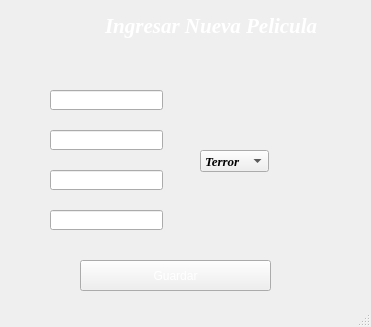
<?xml version="1.0" encoding="UTF-8"?>
<ui version="4.0">
 <class>insertarPelicula</class>
 <widget class="QMainWindow" name="insertarPelicula">
  <property name="geometry">
   <rect>
    <x>0</x>
    <y>0</y>
    <width>371</width>
    <height>327</height>
   </rect>
  </property>
  <property name="windowTitle">
   <string>Insertar Pelicula</string>
  </property>
  <property name="styleSheet">
   <string notr="true">background-image: url(:/images/f2.jpg);</string>
  </property>
  <widget class="QWidget" name="centralwidget">
   <widget class="QPushButton" name="pushButton">
    <property name="geometry">
     <rect>
      <x>80</x>
      <y>260</y>
      <width>191</width>
      <height>31</height>
     </rect>
    </property>
    <property name="styleSheet">
     <string notr="true">background-color: qconicalgradient(cx:0.5, cy:0.5, angle:0, stop:0 rgba(35, 40, 3, 255), stop:0.16 rgba(136, 106, 22, 255), stop:0.225 rgba(166, 140, 41, 255), stop:0.285 rgba(204, 181, 74, 255), stop:0.345 rgba(235, 219, 102, 255), stop:0.415 rgba(245, 236, 112, 255), stop:0.52 rgba(209, 190, 76, 255), stop:0.57 rgba(187, 156, 51, 255), stop:0.635 rgba(168, 142, 42, 255), stop:0.695 rgba(202, 174, 68, 255), stop:0.75 rgba(218, 202, 86, 255), stop:0.815 rgba(208, 187, 73, 255), stop:0.88 rgba(187, 156, 51, 255), stop:0.935 rgba(137, 108, 26, 255), stop:1 rgba(35, 40, 3, 255));
font: 75 14pt &quot;Tahoma&quot;;
color: rgb(255, 255, 255);</string>
    </property>
    <property name="text">
     <string>Guardar</string>
    </property>
   </widget>
   <widget class="QLabel" name="label">
    <property name="geometry">
     <rect>
      <x>0</x>
      <y>0</y>
      <width>371</width>
      <height>51</height>
     </rect>
    </property>
    <property name="font">
     <font>
      <family>Times New Roman</family>
      <pointsize>16</pointsize>
      <weight>75</weight>
      <italic>true</italic>
      <bold>true</bold>
     </font>
    </property>
    <property name="styleSheet">
     <string notr="true">
color: rgb(255, 255, 255);</string>
    </property>
    <property name="text">
     <string>                    Ingresar Nueva Pelicula</string>
    </property>
   </widget>
   <widget class="QLineEdit" name="lineEdit">
    <property name="geometry">
     <rect>
      <x>50</x>
      <y>90</y>
      <width>113</width>
      <height>20</height>
     </rect>
    </property>
    <property name="styleSheet">
     <string notr="true">border-color: rgb(0, 0, 0);
color: rgb(255, 255, 255);</string>
    </property>
    <property name="text">
     <string>Titulo</string>
    </property>
   </widget>
   <widget class="QComboBox" name="comboBox">
    <property name="geometry">
     <rect>
      <x>200</x>
      <y>150</y>
      <width>69</width>
      <height>22</height>
     </rect>
    </property>
    <property name="font">
     <font>
      <family>Times New Roman</family>
      <pointsize>10</pointsize>
      <weight>75</weight>
      <italic>true</italic>
      <bold>true</bold>
     </font>
    </property>
    <property name="styleSheet">
     <string notr="true">background-image: url(:/images/f3.jpg);</string>
    </property>
    <item>
     <property name="text">
      <string>Terror</string>
     </property>
    </item>
    <item>
     <property name="text">
      <string>Comedia</string>
     </property>
    </item>
    <item>
     <property name="text">
      <string>Misterios</string>
     </property>
    </item>
    <item>
     <property name="text">
      <string>Autos</string>
     </property>
    </item>
   </widget>
   <widget class="QLineEdit" name="lineEdit_2">
    <property name="geometry">
     <rect>
      <x>50</x>
      <y>130</y>
      <width>113</width>
      <height>20</height>
     </rect>
    </property>
    <property name="styleSheet">
     <string notr="true">color: rgb(255, 255, 255);</string>
    </property>
    <property name="text">
     <string>Año</string>
    </property>
   </widget>
   <widget class="QLineEdit" name="lineEdit_3">
    <property name="geometry">
     <rect>
      <x>50</x>
      <y>170</y>
      <width>113</width>
      <height>20</height>
     </rect>
    </property>
    <property name="styleSheet">
     <string notr="true">color: rgb(255, 255, 255);</string>
    </property>
    <property name="text">
     <string>Director</string>
    </property>
   </widget>
   <widget class="QLineEdit" name="lineEdit_4">
    <property name="geometry">
     <rect>
      <x>50</x>
      <y>210</y>
      <width>113</width>
      <height>20</height>
     </rect>
    </property>
    <property name="styleSheet">
     <string notr="true">color: rgb(255, 255, 255);</string>
    </property>
    <property name="text">
     <string>Estudio</string>
    </property>
   </widget>
  </widget>
  <widget class="QStatusBar" name="statusbar"/>
 </widget>
 <resources/>
 <connections/>
</ui>
